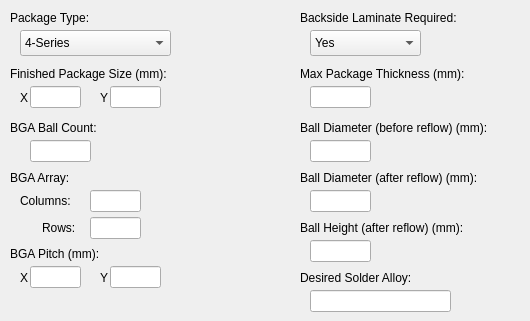
   <widget class="QWidget" name="tab_4">
    <attribute name="title">
     <string>Package</string>
    </attribute>
    <widget class="QComboBox" name="txtPackageType">
     <property name="geometry">
      <rect>
       <x>20</x>
       <y>30</y>
       <width>151</width>
       <height>26</height>
      </rect>
     </property>
     <item>
      <property name="text">
       <string>4-Series</string>
      </property>
     </item>
     <item>
      <property name="text">
       <string>Bump-on-pad</string>
      </property>
     </item>
     <item>
      <property name="text">
       <string>M-Series</string>
      </property>
     </item>
    </widget>
    <widget class="QLabel" name="label_33">
     <property name="geometry">
      <rect>
       <x>10</x>
       <y>10</y>
       <width>211</width>
       <height>16</height>
      </rect>
     </property>
     <property name="text">
      <string>Package Type:</string>
     </property>
    </widget>
    <widget class="QLineEdit" name="txtFinishedPackageSizeX">
     <property name="geometry">
      <rect>
       <x>30</x>
       <y>86</y>
       <width>51</width>
       <height>22</height>
      </rect>
     </property>
     <property name="text">
      <string/>
     </property>
    </widget>
    <widget class="QLabel" name="label_34">
     <property name="geometry">
      <rect>
       <x>20</x>
       <y>90</y>
       <width>16</width>
       <height>16</height>
      </rect>
     </property>
     <property name="text">
      <string>X</string>
     </property>
    </widget>
    <widget class="QLabel" name="label_35">
     <property name="geometry">
      <rect>
       <x>10</x>
       <y>66</y>
       <width>191</width>
       <height>16</height>
      </rect>
     </property>
     <property name="text">
      <string>Finished Package Size (mm):</string>
     </property>
    </widget>
    <widget class="QLabel" name="label_36">
     <property name="geometry">
      <rect>
       <x>100</x>
       <y>90</y>
       <width>16</width>
       <height>16</height>
      </rect>
     </property>
     <property name="text">
      <string>Y</string>
     </property>
    </widget>
    <widget class="QLineEdit" name="txtFinishedPackageSizeY">
     <property name="geometry">
      <rect>
       <x>110</x>
       <y>86</y>
       <width>51</width>
       <height>22</height>
      </rect>
     </property>
    </widget>
    <widget class="QLabel" name="label_37">
     <property name="geometry">
      <rect>
       <x>10</x>
       <y>120</y>
       <width>211</width>
       <height>16</height>
      </rect>
     </property>
     <property name="text">
      <string>BGA Ball Count:</string>
     </property>
    </widget>
    <widget class="QLineEdit" name="txtBGABallCount">
     <property name="geometry">
      <rect>
       <x>30</x>
       <y>140</y>
       <width>61</width>
       <height>22</height>
      </rect>
     </property>
    </widget>
    <widget class="QLabel" name="label_38">
     <property name="geometry">
      <rect>
       <x>10</x>
       <y>170</y>
       <width>191</width>
       <height>16</height>
      </rect>
     </property>
     <property name="text">
      <string>BGA Array:</string>
     </property>
    </widget>
    <widget class="QLineEdit" name="txtBGAArrayColumns">
     <property name="geometry">
      <rect>
       <x>90</x>
       <y>190</y>
       <width>51</width>
       <height>22</height>
      </rect>
     </property>
     <property name="text">
      <string/>
     </property>
    </widget>
    <widget class="QLabel" name="label_40">
     <property name="geometry">
      <rect>
       <x>20</x>
       <y>193</y>
       <width>61</width>
       <height>16</height>
      </rect>
     </property>
     <property name="text">
      <string>Columns:</string>
     </property>
    </widget>
    <widget class="QLineEdit" name="txtBGAArrayRows">
     <property name="geometry">
      <rect>
       <x>90</x>
       <y>217</y>
       <width>51</width>
       <height>22</height>
      </rect>
     </property>
     <property name="text">
      <string/>
     </property>
    </widget>
    <widget class="QLabel" name="label_41">
     <property name="geometry">
      <rect>
       <x>42</x>
       <y>220</y>
       <width>41</width>
       <height>16</height>
      </rect>
     </property>
     <property name="text">
      <string>Rows:</string>
     </property>
    </widget>
    <widget class="QLineEdit" name="txtBGAPitchY">
     <property name="geometry">
      <rect>
       <x>110</x>
       <y>266</y>
       <width>51</width>
       <height>22</height>
      </rect>
     </property>
    </widget>
    <widget class="QLabel" name="label_39">
     <property name="geometry">
      <rect>
       <x>10</x>
       <y>246</y>
       <width>191</width>
       <height>16</height>
      </rect>
     </property>
     <property name="text">
      <string>BGA Pitch (mm):</string>
     </property>
    </widget>
    <widget class="QLabel" name="label_42">
     <property name="geometry">
      <rect>
       <x>100</x>
       <y>270</y>
       <width>16</width>
       <height>16</height>
      </rect>
     </property>
     <property name="text">
      <string>Y</string>
     </property>
    </widget>
    <widget class="QLineEdit" name="txtBGAPitchX">
     <property name="geometry">
      <rect>
       <x>30</x>
       <y>266</y>
       <width>51</width>
       <height>22</height>
      </rect>
     </property>
     <property name="text">
      <string/>
     </property>
    </widget>
    <widget class="QLabel" name="label_43">
     <property name="geometry">
      <rect>
       <x>20</x>
       <y>270</y>
       <width>16</width>
       <height>16</height>
      </rect>
     </property>
     <property name="text">
      <string>X</string>
     </property>
    </widget>
    <widget class="QLabel" name="label_44">
     <property name="geometry">
      <rect>
       <x>300</x>
       <y>10</y>
       <width>211</width>
       <height>16</height>
      </rect>
     </property>
     <property name="text">
      <string>Backside Laminate Required:</string>
     </property>
    </widget>
    <widget class="QComboBox" name="txtBacksideLaminateRequired">
     <property name="geometry">
      <rect>
       <x>310</x>
       <y>30</y>
       <width>111</width>
       <height>26</height>
      </rect>
     </property>
     <item>
      <property name="text">
       <string>Yes</string>
      </property>
     </item>
     <item>
      <property name="text">
       <string>No</string>
      </property>
     </item>
    </widget>
    <widget class="QLabel" name="label_45">
     <property name="geometry">
      <rect>
       <x>300</x>
       <y>66</y>
       <width>211</width>
       <height>16</height>
      </rect>
     </property>
     <property name="text">
      <string>Max Package Thickness (mm):</string>
     </property>
    </widget>
    <widget class="QLineEdit" name="txtMaxPackageThickness">
     <property name="geometry">
      <rect>
       <x>310</x>
       <y>86</y>
       <width>61</width>
       <height>22</height>
      </rect>
     </property>
    </widget>
    <widget class="QLineEdit" name="txtBallDiameterBeforeReflow">
     <property name="geometry">
      <rect>
       <x>310</x>
       <y>140</y>
       <width>61</width>
       <height>22</height>
      </rect>
     </property>
    </widget>
    <widget class="QLabel" name="label_46">
     <property name="geometry">
      <rect>
       <x>300</x>
       <y>120</y>
       <width>221</width>
       <height>16</height>
      </rect>
     </property>
     <property name="text">
      <string>Ball Diameter (before reflow) (mm):</string>
     </property>
    </widget>
    <widget class="QLineEdit" name="txtBallDiameterAfterReflow">
     <property name="geometry">
      <rect>
       <x>310</x>
       <y>190</y>
       <width>61</width>
       <height>22</height>
      </rect>
     </property>
    </widget>
    <widget class="QLabel" name="label_47">
     <property name="geometry">
      <rect>
       <x>300</x>
       <y>170</y>
       <width>221</width>
       <height>16</height>
      </rect>
     </property>
     <property name="text">
      <string>Ball Diameter (after reflow) (mm):</string>
     </property>
    </widget>
    <widget class="QLabel" name="label_48">
     <property name="geometry">
      <rect>
       <x>300</x>
       <y>220</y>
       <width>221</width>
       <height>16</height>
      </rect>
     </property>
     <property name="text">
      <string>Ball Height (after reflow) (mm):</string>
     </property>
    </widget>
    <widget class="QLineEdit" name="txtBallHeightAfterReflow">
     <property name="geometry">
      <rect>
       <x>310</x>
       <y>240</y>
       <width>61</width>
       <height>22</height>
      </rect>
     </property>
    </widget>
    <widget class="QLineEdit" name="txtBallDesiredSolderAlloy">
     <property name="geometry">
      <rect>
       <x>310</x>
       <y>290</y>
       <width>141</width>
       <height>22</height>
      </rect>
     </property>
     <property name="text">
      <string/>
     </property>
    </widget>
    <widget class="QLabel" name="label_49">
     <property name="geometry">
      <rect>
       <x>300</x>
       <y>270</y>
       <width>161</width>
       <height>16</height>
      </rect>
     </property>
     <property name="text">
      <string>Desired Solder Alloy:</string>
     </property>
    </widget>
   </widget>
